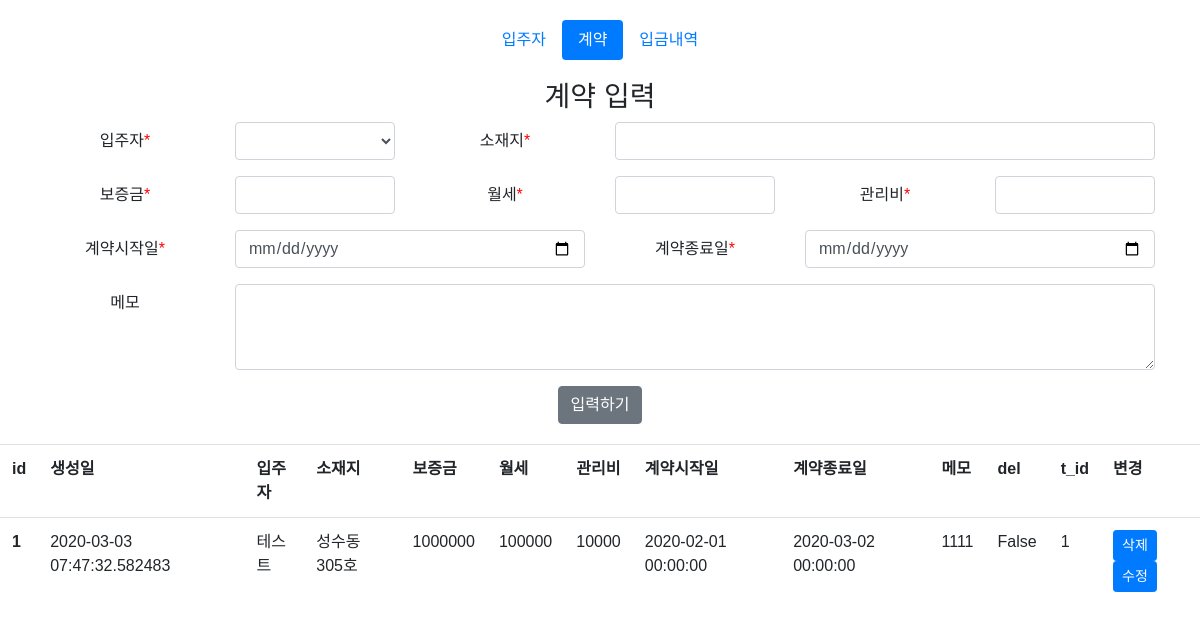
The page /contracts on the database as committed earlier.
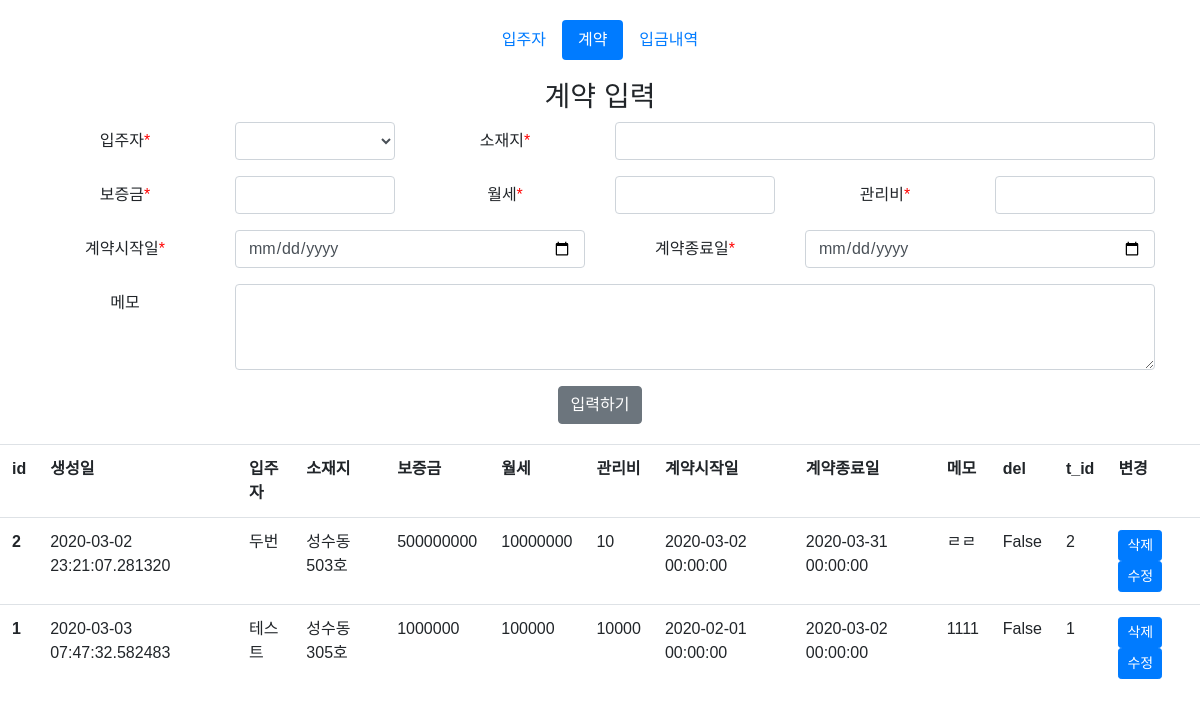
The same page on the database as committed later.
### app.py (models this page shows, shortened)
class Contracts(db.Model):
    __tablename__ = 'contracts'
    id = db.Column(db.Integer, primary_key=True)
    tenant_id = db.Column(db.Integer, db.ForeignKey(
        'tenants.id'), nullable=False)
    address = db.Column(db.String(30), nullable=False)
    deposit = db.Column(db.Integer, nullable=False)
    monthly = db.Column(db.Integer, nullable=False)
    management_fee = db.Column(db.Integer, nullable=False)
    start_date = db.Column(db.DateTime, nullable=False)
    end_date = db.Column(db.DateTime, nullable=False)
    memo = db.Column(db.Text)
    created_at = db.Column(db.DateTime, nullable=False)
    delete_col = db.Column(db.Boolean, default=False)

class Tenants(db.Model):
    __tablename__ = 'tenants'
    id = db.Column(db.Integer, primary_key=True)
    name = db.Column(db.String(20), nullable=False, unique=True)
    phone = db.Column(db.String(20), nullable=False)
    memo = db.Column(db.Text)
    created_at = db.Column(db.DateTime, nullable=False)
    delete_col = db.Column(db.Boolean, default=False)
    contracts = db.relationship('Contracts', backref='tenants')
    deposit_history = db.relationship('DepositHistory', backref='tenants')

### app.py (the view)
@app.route('/contracts', methods=['GET', 'POST'])
def contracts():
    if request.method == 'POST':
        tenant_name = request.form['tenant_name']
        tenant_id = Tenants.query.filter(
            Tenants.name == tenant_name).first().id
        contract_tenant_id = tenant_id
        contract_address = request.form['address']
        contract_deposit = request.form['deposit']
        contract_monthly = request.form['monthly']
        contract_management_fee = request.form['management_fee']
        contract_start_date = request.form['start_date']
        contract_end_date = request.form['end_date']
        contract_memo = request.form['memo']
        contract_created_at = datetime.utcnow()+timedelta(hours=9)
        new_contract = Contracts(
            tenant_id=contract_tenant_id,
            address=contract_address,
            deposit=contract_deposit,
            monthly=contract_monthly,
            management_fee=contract_management_fee,
            start_date=datetime.strptime(
                contract_start_date, '%Y-%m-%d').date(),  # db형태에 맞춰져 변환
            end_date=datetime.strptime(
                contract_end_date, '%Y-%m-%d').date(),  # db형태에 맞춰져 변환
            memo=contract_memo,
            created_at=contract_created_at,
        )
        try:
            db.session.add(new_contract)
            db.session.commit()
            return redirect('/contracts')
        except:
            return "new_contract add error"
    else:
        contracts_tenants = db.session.query(
            Contracts, Tenants
        ).outerjoin(Tenants, Contracts.tenant_id == Tenants.id).order_by(Contracts.created_at).all()
        return render_template('/contracts.html', contracts_tenants=contracts_tenants)

### templates/contracts.html (shortened to what this page needs)
{% extends 'base.html' %}
{% block body %}
<div class="text-center">
    <h3>계약 입력</h3>
</div>
<div class="container">
    <form class="" action="/contracts" method="POST">
        <div class="form-group row required">
            <label for="tenant_name" class="col-sm-2 col-form-label text-center control-label">입주자</label>
            <div class="col-sm-2">
                <select class="form-control" name="tenant_name" id="tenant_name" required>
                    <option hidden disabled selected value></option>
                </select>
            </div>
            <label for="address" class="col-sm-2 col-form-label text-center control-label">소재지</label>
            <div class="col-sm-6">
                <input type="text" class="form-control" name="address" id="address" required>
            </div>
        </div>
        <div class="form-group row required">
            <label for="deposit" class="col-sm-2 col-form-label text-center control-label">보증금</label>
            <div class="col-sm-2">
                <input type="text" class="form-control" name="deposit" id="deposit" required>
            </div>
            <label for="monthly" class="col-sm-2 col-form-label text-center control-label">월세</label>
            <div class="col-sm-2">
                <input type="text" class="form-control" name="monthly" id="monthly" required>
            </div>
            <label for="management_fee" class="col-sm-2 col-form-label text-center control-label">관리비</label>
            <div class="col-sm-2">
                <input type="text" class="form-control" name="management_fee" id="management_fee" required>
            </div>
        </div>
        <div class="form-group row required">
            <label for="start_date" class="col-sm-2 col-form-label text-center control-label">계약시작일</label>
            <div class="col-sm-4">
                <input type="date" class="form-control" name="start_date" id="start_date" required>
            </div>
            <label for="end_date" class="col-sm-2 col-form-label text-center control-label">계약종료일</label>
            <div class="col-sm-4">
                <input type="date" class="form-control" name="end_date" id="end_date" required>
            </div>
        </div>
        <div class="form-group row">
            <label for="memo" class="col-sm-2 col-form-label text-center">메모</label>
            <div class="col-sm-10">
                <textarea class="form-control" name="memo" id="memo" rows="3"></textarea>
            </div>
        </div>
        <div class="text-center">
            <input class="btn btn-secondary" type="submit" value="입력하기">
        </div>
    </form>
</div>
<table class=table>
    <tr>
        <th scope="col">id</th>
        <th scope="col">생성일</th>
        <th scope="col">입주자</th>
        <th scope="col">소재지</th>
        <th scope="col">보증금</th>
        <th scope="col">월세</th>
        <th scope="col">관리비</th>
        <th scope="col">계약시작일</th>
        <th scope="col">계약종료일</th>
        <th scope="col">메모</th>
        <th scope="col">del</th>
        <th scope="col">t_id</th>
        <th scope="col">변경</th>
    </tr>
    {% for contract_tenant in contracts_tenants %}
    {% set contract = contract_tenant[0] %}
    {% set tenant = contract_tenant[1] %}
    <tr>
        <th scope="row">{{ contract.id }}</th>
        <td>{{ contract.created_at }}</td>
        <td>{{ tenant.name }}</td>
        <td>{{ contract.address }}</td>
        <td>{{ contract.deposit }}</td>
        <td>{{ contract.monthly }}</td>
        <td>{{ contract.management_fee }}</td>
        <td>{{ contract.start_date }}</td>
        <td>{{ contract.end_date }}</td>
        <td>{{ contract.memo }}</td>
        <td>{{ contract.delete_col}}</td>
        <td>{{ contract.tenant_id}}</td>
        <td>
            <a class="btn btn-primary btn-sm" href="" role="button">삭제</a>
            <a class="btn btn-primary btn-sm" href="" role="button">수정</a>
        </td>
    </tr>
    {% endfor %}
</table>
{% endblock %}

Rows that differ between the two databases and show on the page:
added Contracts: id "2", created_at "2020-03-02 23:21:07.281320", address "성수동 503호", deposit "500000000", monthly "10000000", management_fee "10", start_date "2020-03-02 00:00:00", end_date "2020-03-31 00:00:00", memo "ㄹㄹ", delete_col "False", tenant_id "2"
added Tenants: name "두번"
